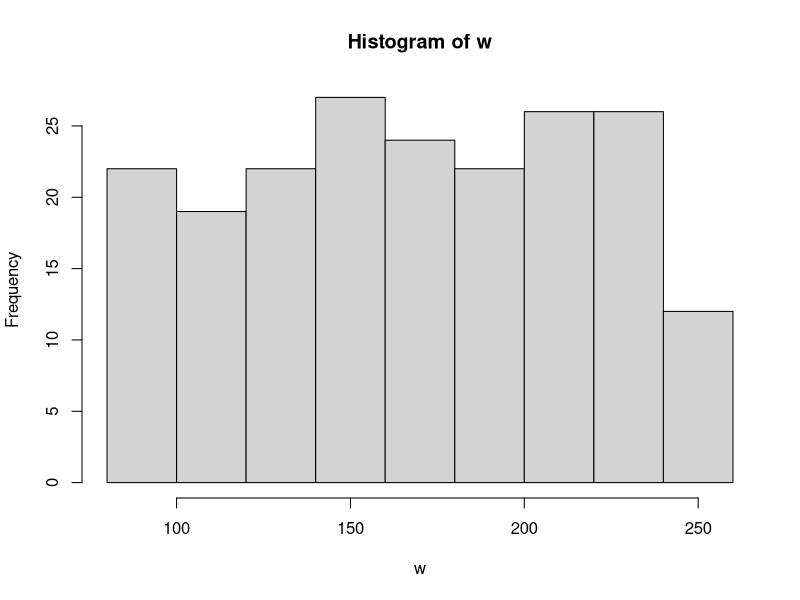
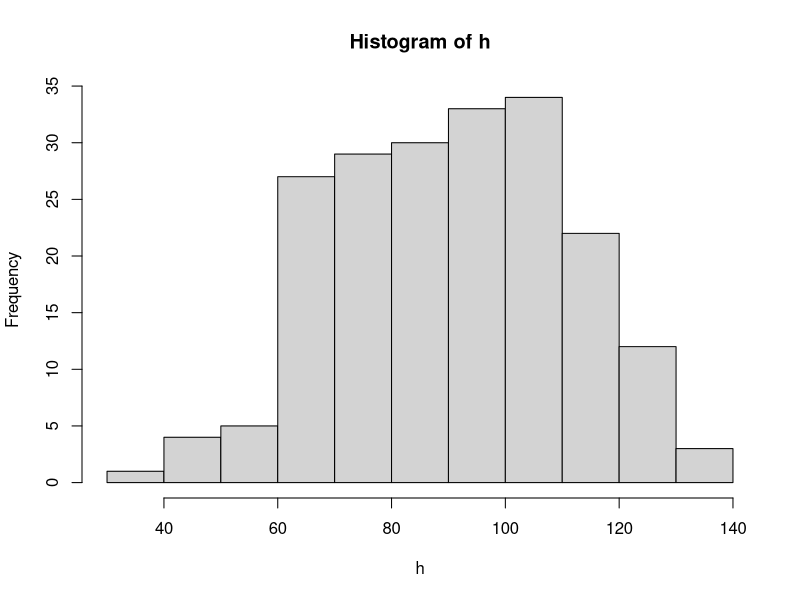
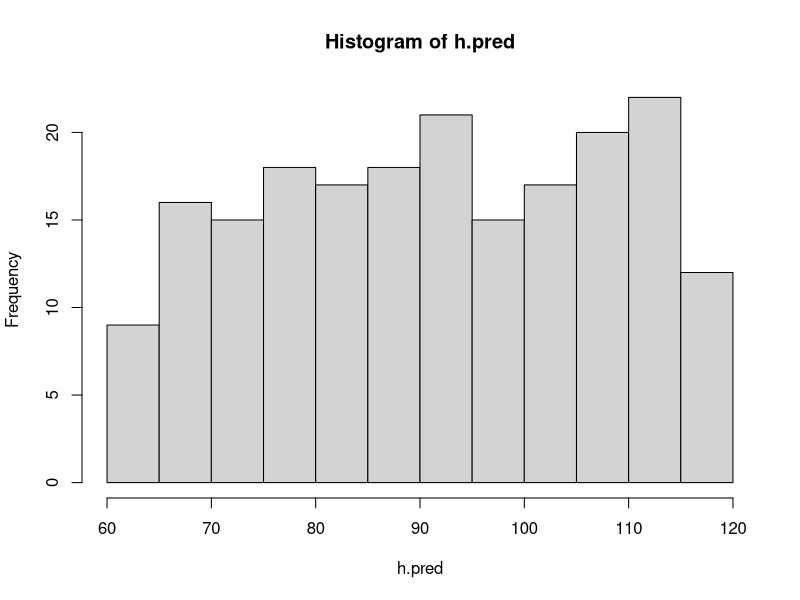
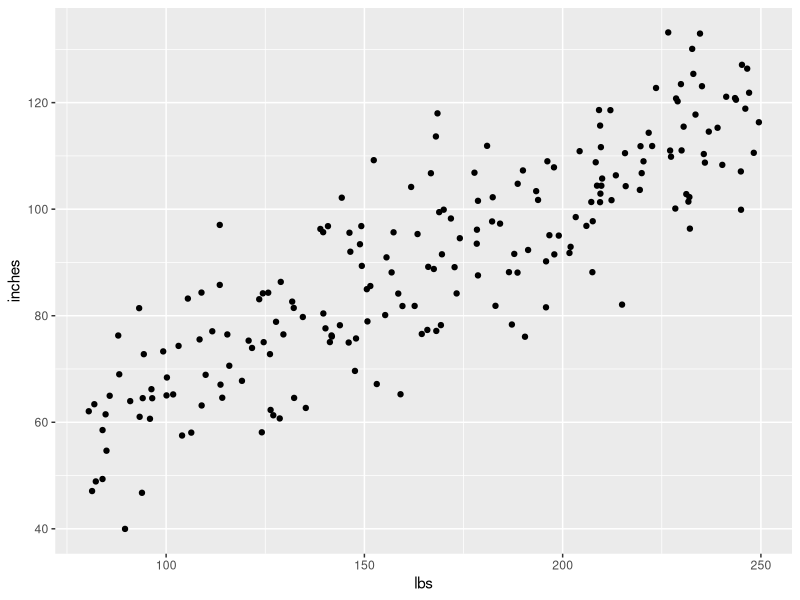

Write R code to recreate these figures, in order.
## ---- chunk 1
knitr::opts_chunk$set(echo = TRUE)
## ---- chunk 2

# choose sample size
sample.n <- 200

# choose intercept and slope
beta0 <- 36   # inches
beta1 <- 0.33  # Rick's guess

# choose standard deviation for error
sigma <- 10 # Rick's guess
## ---- chunk 3
# random weights between 80 lbs and 250 lbs (uniform sampling)
w <- runif(n = sample.n, min = 80, max = 250)

h.pred <- rep(x = beta0, n = sample.n) + beta1 * w

# add random (normal) error
h <- h.pred + rnorm(n = sample.n, mean = 0, sd = sigma)
## ---- chunk 4
library(ggplot2)
library(dplyr)

hist(w)
hist(h)
hist(h.pred)
## ---- chunk 5
# Put h and w into data frame for ggplot
height.weight <- data.frame(inches = h, lbs = w)

# Plot
scatter.1 <- ggplot(data = height.weight) +
  aes(x = lbs, y = inches) +
  geom_point()
scatter.1
## ---- chunk 6

# Could use the raw data
# cor.test(x = w, y = h)
# Or, to use the values in the data frame, use with(...)

with(height.weight, cor.test(x = inches, y = lbs))
## ---- chunk 7
# Save output as a variable
cor.test.inches.lbs <- with(height.weight, cor.test(x = inches, y = lbs))

# What sort of beast is this?
mode(cor.test.inches.lbs)
## ---- chunk 8
# Aha, it's a list, this shows me all of the parts
unlist(cor.test.inches.lbs)

# Looks like the t value is the first element
cor.test.inches.lbs[[1]]
## ---- chunk 9
fit <- lm(formula = inches ~ lbs, data = height.weight)
summary(fit) # Use lm() command to fit formula
(ci <- confint(fit)) # confint() command fits confidence intervals
## ---- chunk 10
# random weights between 80 lbs and 250 lbs (uniform sampling)
w <- runif(n = sample.n, min = 80, max = 250)

h.pred <- rep(x = beta0, n = sample.n) + beta1 * w
h <- h.pred + rnorm(n = sample.n, mean = 0, sd = sigma)
height.weight <- data.frame(inches = h, lbs = w)

fit <- lm(formula = inches ~ lbs, data = height.weight)
summary(fit)
(ci <- confint(fit)) # saves in variable ci and prints
